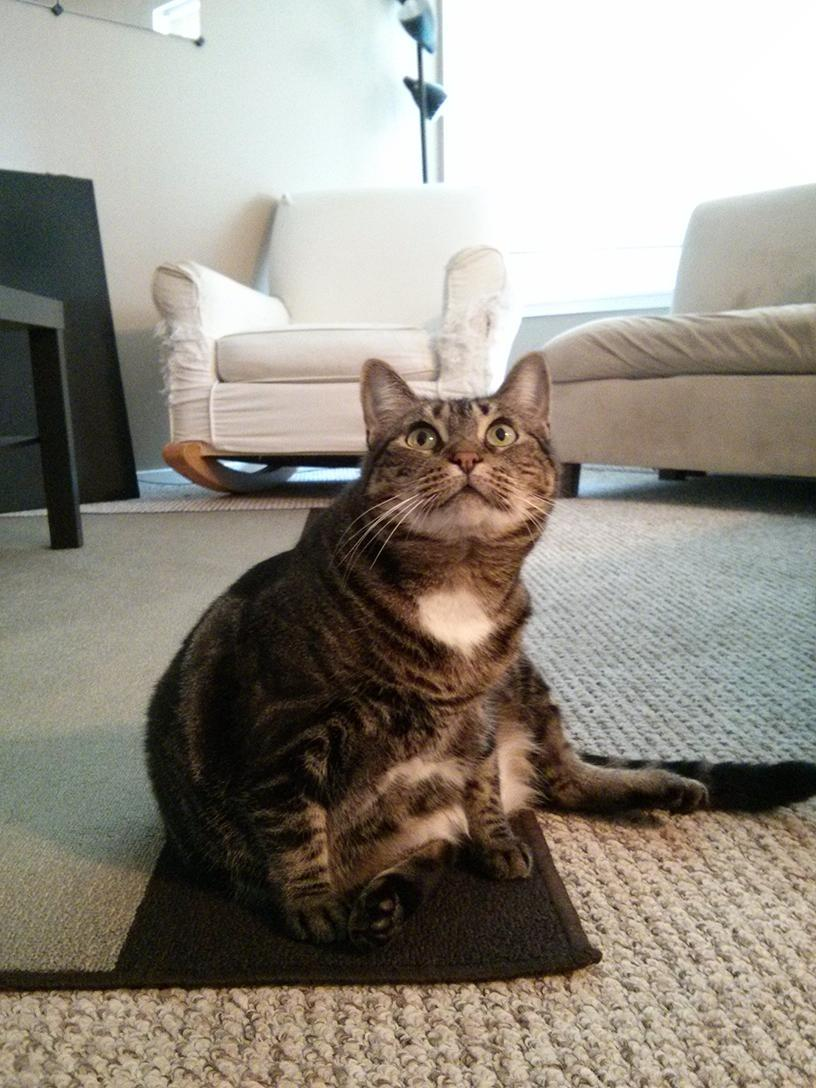
#> input picture WorkOnImage/cropping_image/zophie.jpg, 816 x 1088 px
$ python cropping_image.py
#> lines starting #> are read from the running program, lines starting #| are printed output that depends on the picture
from PIL import Image
img=Image.open('zophie.jpg')
#> img is the input picture: PIL image 816x1088 RGB; mean R, G, B 147, 141, 131.1
cropped=img.crop((200,400,500,700))
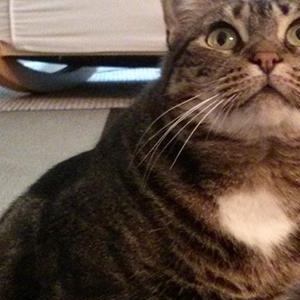
#> cropped: PIL image 300x300 RGB; mean R, G, B 96.5, 79, 67
cropped.save("croppedImage.jpg")
